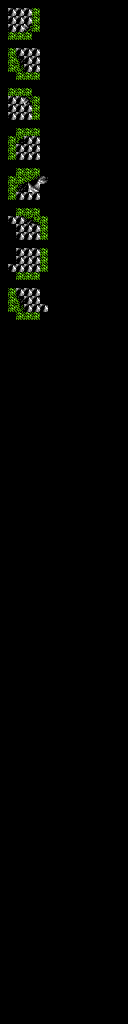

Below is a game level as drawn by its tile map, then a one-line description and the .tmx that defines it (tile-layer data replaced by summaries):
An orthogonal 16x128 tile map with 8x8 px tiles, 3 tile layers (regions, input1_automapping-input, output_automapping-output), 2 tilesets.

<map version="1.2" tiledversion="1.2.4" orientation="orthogonal" renderorder="left-up" width="16" height="128" tilewidth="8" tileheight="8" infinite="0" nextlayerid="4" nextobjectid="1">
 <properties>
  <property name="NoOverlappingRules" value="false" />
 </properties>
 <tileset firstgid="1" source="../tilesets/overworld-tileset.tsx" />
 <tileset firstgid="641" source="../tilesets/overworld-automapping-input_tiles.tsx" />
 <layer id="1" name="regions" width="16" height="128">
  <data>[2048 cells, 124 non-empty, 2 distinct tile ids]</data>
 </layer>
 <layer id="2" name="input1_automapping-input" width="16" height="128">
  <data>[2048 cells, 124 non-empty, 2 distinct tile ids]</data>
 </layer>
 <layer id="3" name="output_automapping-output" width="16" height="128">
  <data>[2048 cells, 16 non-empty, 13 distinct tile ids]</data>
 </layer>
</map>
